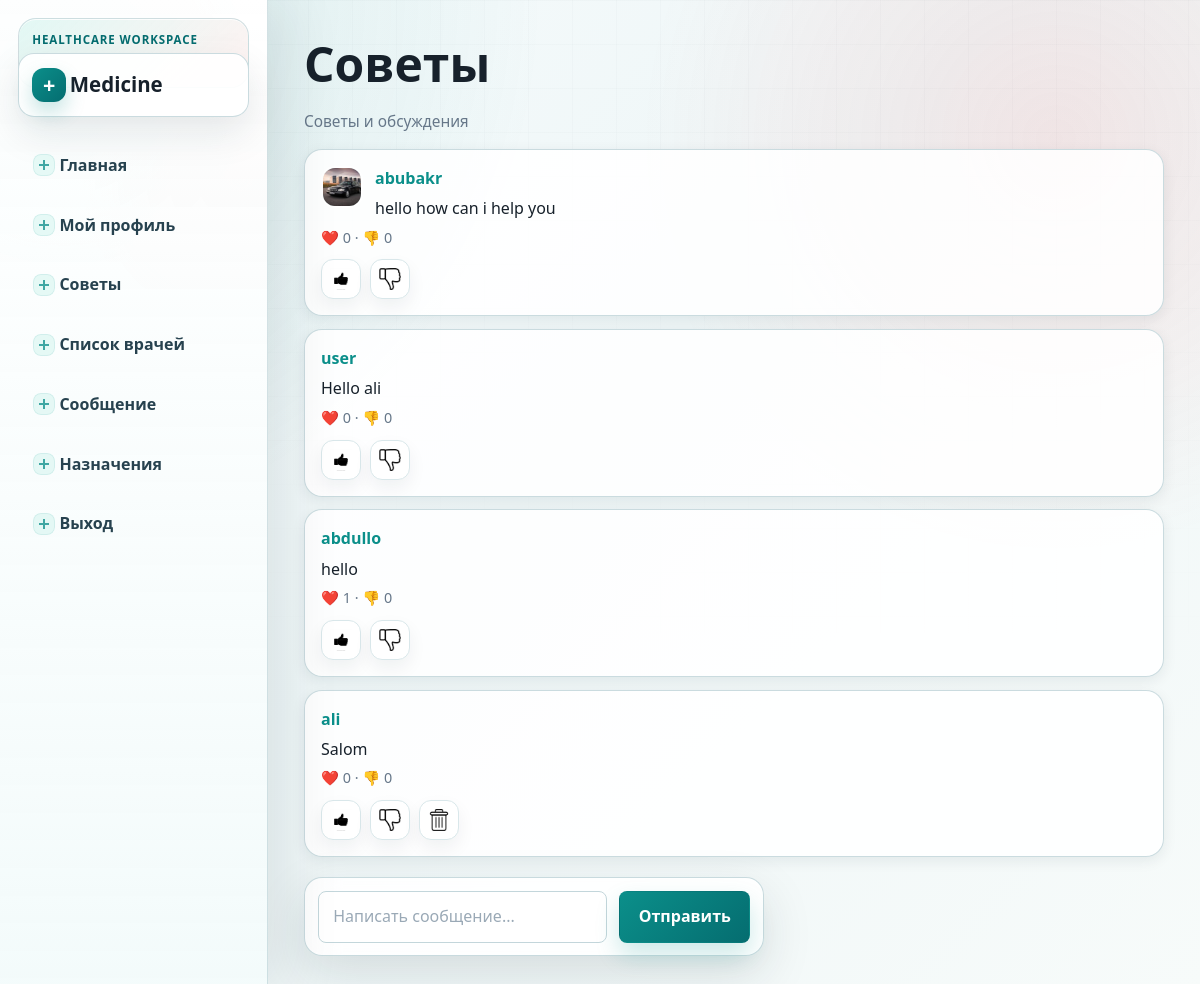
Screenshot of /chat/ (signed in) with the database file from the repository.
### chat/models.py (models this page shows, shortened)
class Message(models.Model):
    user=models.ForeignKey(User,on_delete=models.CASCADE)
    text=models.TextField()
    writed_at=models.DateTimeField(auto_now_add=True)
    likes=models.ManyToManyField(User,related_name='liked_messages',blank=True)
    dizlikes=models.ManyToManyField(User,related_name='dizliked_messages',blank=True)

### accounts/models.py (models this page shows, shortened)
class Profile(models.Model):
    ROLE_CHOICES = (
        ('patient', 'Patient'),
        ('doctor', 'Doctor'),
        ('admin', 'Admin'),
    )
    user=models.OneToOneField(settings.AUTH_USER_MODEL,on_delete=models.CASCADE,related_name='profile')
    age=models.PositiveIntegerField(null=True,blank=True)
    role = models.CharField(max_length=20, choices=ROLE_CHOICES, default='patient')
    phone=models.CharField(max_length=14,blank=True)
    city = models.CharField(max_length=50, blank=True)
    photo=models.ImageField(upload_to='users/',blank=True,null=True)

class User(AbstractUser):
    ROLE_CHOICES = (
        ('patient', 'Patient'),
        ('doctor', 'Doctor'),
        ('admin', 'Admin'),
    )
    role = models.CharField(
        max_length=20,
        choices=ROLE_CHOICES
    )
    phone = models.CharField(
        max_length=20,
        unique=True
    )
    age=models.PositiveIntegerField()
    city = models.CharField(max_length=50, blank=True)

### chat/views.py (the view, shortened to what this page needs)
# urls.py: path('',views.chat_page,name='global_chat'),
@login_required(login_url='login')
def chat_page(request):
    messages = Message.objects.all().order_by("-writed_at")
    return render(request,'chat/chats.html',{"messages":messages})

### templates/chat/chats.html (shortened to what this page needs)
{% extends "accounts/base.html" %}
{% load static %}
{% block main %}
<h1>Советы</h1>
<p class="muted">Советы и обсуждения</p>
<ul class="chat-list">
    {% for i in messages %}
        <li class="chat-message">
            {% if i.user.profile.photo %}
                <img class="avatar" src="{{ i.user.profile.photo.url }}" alt="">
            {% endif %}
            <div class="meta">
                <a href="{% url 'profile' i.user.username %}"><b>{{ i.user.username }}</b></a>
            </div>
            <p>{{ i.text }}</p>
            <p class="likes">❤️ {{ i.likes.count }} · 👎 {{ i.dizlikes.count }}</p>
            <div class="chat-actions">
                <a href="{% url 'like' i.id %}"><img src="/media/like.png" alt="Лайк"></a>
                <a href="{% url 'dizlike' i.id %}"><img src="/media/dizlike.png" alt="Дизлайк"></a>
                {% if request.user == i.user %}
                    <a href="{% url 'delete_message' i.id %}"><img src="/media/delete.png" alt="Удалить"></a>
                {% endif %}
            </div>
        </li>
    {% empty %}
        <p class="muted">Пока нет сообщений</p>
    {% endfor %}
</ul>
<form class="chat-form chat-form-inline" method="post">
    <input class="chat-input" type="text" name="text" placeholder="Написать сообщение...">
    <button class="chat-send" type="submit">Отправить</button>
</form>
{% endblock %}

### rows the page displays
Message: user.profile.photo (picture), user.username "abubakr", text "hello how can i help you", likes.count "0", dizlikes.count "0"
Message: user.username "user", text "Hello ali", likes.count "0", dizlikes.count "0"
Message: user.username "abdullo", text "hello", likes.count "1", dizlikes.count "0"
Message: user.username "ali", text "Salom", likes.count "0", dizlikes.count "0"
